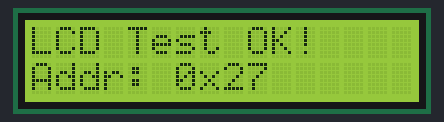
A sketch run on a simulated Arduino Uno, built with avr-gcc and run on an emulated ATmega328P. Parts: 16×2 character LCD. What the sketch prints to the serial monitor is not drawn.

Above: at 0.2 s.
At 3.2 s:
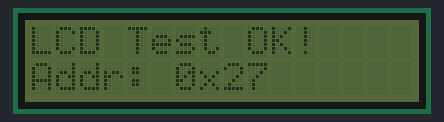
At 6.9 s:
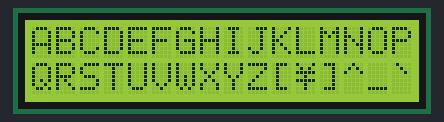
At 9.0 s:
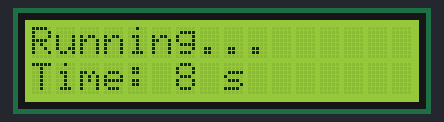
At 23.3 s:
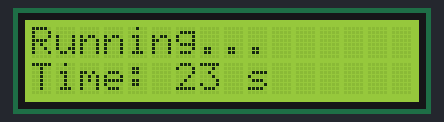
At 38.1 s:
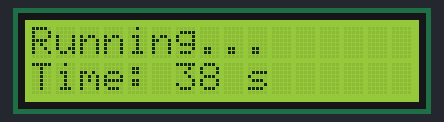

The sketch:

LCD_I2C_Test.ino
```cpp
// ======================================================
// 16x2 I2C LCD TEST - Raspberry Pi Pico W
// Same wiring as the Medicine Dispenser sketch:
//   LCD SDA -> GP8   (pin 11)
//   LCD SCL -> GP9   (pin 12)
//   LCD VCC -> VBUS  (pin 40, 5V from USB)
//   LCD GND -> GND
// Open Serial Monitor at 115200 baud.
// ======================================================

#include <Wire.h>
#include <LiquidCrystal_I2C.h>

#define LCD_SDA 8
#define LCD_SCL 9

byte lcdAddress = 0x27;            // default, replaced by the scan result
LiquidCrystal_I2C* lcd = nullptr;

// ------------------------------------------------------
// Scan the I2C bus and return the first address found
// ------------------------------------------------------
byte scanI2C()
{
    byte found = 0;
    int count = 0;

    Serial.println("Scanning I2C bus...");

    for (byte addr = 1; addr < 127; addr++)
    {
        Wire.beginTransmission(addr);
        if (Wire.endTransmission() == 0)
        {
            Serial.print("  Device found at 0x");
            if (addr < 0x10) Serial.print("0");
            Serial.println(addr, HEX);

            if (found == 0) found = addr;
            count++;
        }
    }

    if (count == 0)
    {
        Serial.println("  No I2C devices found!");
        Serial.println("  Check: SDA->GP8, SCL->GP9, VCC, GND.");
    }

    return found;
}

void setup()
{
    Serial.begin(115200);

    // Wait up to 5 s for Serial Monitor (Pico uses native USB)
    unsigned long start = millis();
    while (!Serial && millis() - start < 5000) { }

    Serial.println("--------------------------------");
    Serial.println("16x2 I2C LCD TEST");
    Serial.println("--------------------------------");

    Wire.setSDA(LCD_SDA);
    Wire.setSCL(LCD_SCL);
    Wire.begin();

    byte addr = scanI2C();
    if (addr != 0) lcdAddress = addr;

    Serial.print("Using LCD address 0x");
    Serial.println(lcdAddress, HEX);

    lcd = new LiquidCrystal_I2C(lcdAddress, 16, 2);
    lcd->init();
    lcd->backlight();

    // Test 1: text on both lines
    lcd->setCursor(0, 0);
    lcd->print("LCD Test OK!");
    lcd->setCursor(0, 1);
    lcd->print("Addr: 0x");
    lcd->print(lcdAddress, HEX);

    Serial.println("Text written. If the screen shows only blocks");
    Serial.println("or nothing, turn the blue contrast pot on the back.");

    delay(3000);

    // Test 2: backlight blink
    for (int i = 0; i < 3; i++)
    {
        lcd->noBacklight();
        delay(300);
        lcd->backlight();
        delay(300);
    }

    // Test 3: fill every character position
    lcd->clear();
    for (int row = 0; row < 2; row++)
    {
        for (int col = 0; col < 16; col++)
        {
            lcd->setCursor(col, row);
            lcd->print((char)('A' + row * 16 + col));
            delay(60);
        }
    }

    delay(2000);
    lcd->clear();
}

void loop()
{
    // Test 4: live counter
    lcd->setCursor(0, 0);
    lcd->print("Running...      ");
    lcd->setCursor(0, 1);
    lcd->print("Time: ");
    lcd->print(millis() / 1000);
    lcd->print(" s     ");

    delay(500);
}
```

Measured:
- what the display in image 2 shows lasts 2.1 s, from 6.8 s to 8.9 s
- what the display in image 4 shows lasts 1.1 s, from 23.2 s to 24.3 s
